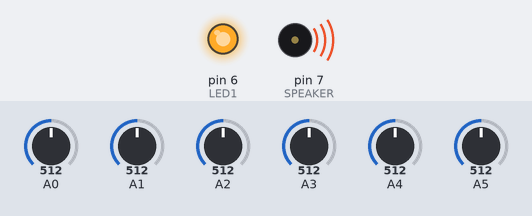
Bench run of a sketch on a simulated Arduino Uno, built with avr-gcc and run on an emulated ATmega328P. On the bench: output pins drawn as LEDs (lit = HIGH), buzzer (waves = sounding). Inputs (shaded band) come from the test bench; at power-on: A0 = 512, A1 = 512, A2 = 512, A3 = 512, A4 = 512, A5 = 512. What the sketch prints to the serial monitor is not drawn.

Above: at 0.1 s.
At 2.2 s:
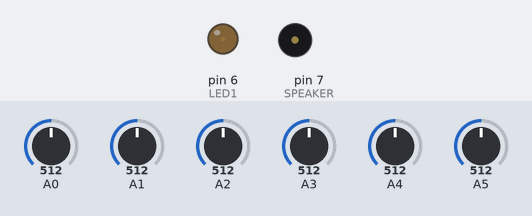
2.3 s: A0 set to 716
At 5.2 s:
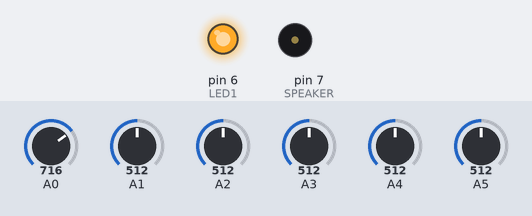
5.3 s: A1 set to 716
8.3 s: A2 set to 716
10.7 s: A3 set to 716
13.7 s: A4 set to 716
16.7 s: A5 set to 716
Timing chart, 0 to 20.7 s (numbered marks = the images above; inputs shaded):
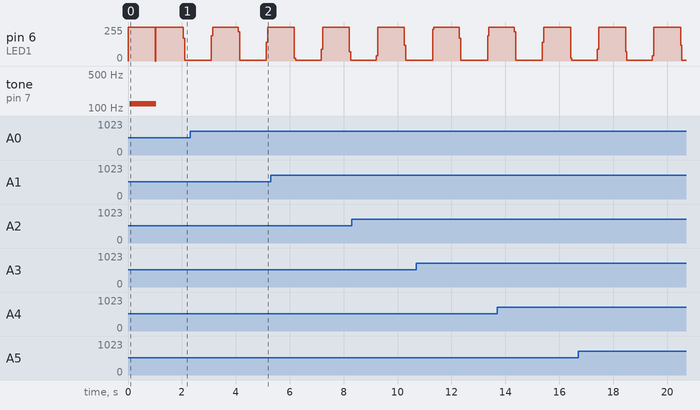

The sketch:

ShieldEkgEmg.ino
```cpp
/***************************************************************/
/* A Sketch for sending Olimex EKG/EMG data to olimex-ekg-emg: */
/* https://github.com/logston/olimex-ekg-emg                   */
/*                                                             */
/* UPDATER: Paul Logston                                       */
/* License: GNU General Public License (GPLv3)                 */
/* Date: 2015-10-11                                            */
/*                                                             */
/* This sketch was derived from Penko Todorov Bozhkov's        */
/* ShieldEkgEmgDemo.ino sketch. Details of that sketch follow. */
/***************************************************************/

/**********************************************************/
/* Demo program for:                                      */
/*    Board: SHIELD-EKG/EMG + Olimexino328                */
/*  Manufacture: OLIMEX                                   */
/*  COPYRIGHT (C) 2012                                    */
/*  Designed by:  Penko Todorov Bozhkov                   */
/*   Module Name:   Sketch                                */
/*   File   Name:   ShieldEkgEmgDemo.ino                  */
/*   Revision:  Rev.A                                     */
/*    -> Added is suppport for all Arduino boards.        */
/*       This code could be recompiled for all of them!   */
/*   Date: 19.12.2012                                     */
/*   Built with Arduino C/C++ Compiler, version: 1.0.3    */
/**********************************************************/

/***********************************************************
For proper communication, packets sent from Arduino
must be formatted as described below.
///////////////////////////////////////////////
////////// Packet Format Version 2 ////////////
///////////////////////////////////////////////
// 17-byte packets are transmitted from Olimexino328 at 256Hz,
// using 1 start bit, 8 data bits, 1 stop bit, no parity.

// Minimial Transmission Speed
// A sample is taken every 8ms (ie. 125 samples per second)
// 125 samples/s * sizeof(Olimexino328_packet) = 2,125 bytes per second
// 2125 bytes per second = 17,000 bits per second.
// 2.125 kBps (I think we can manage that :)
// 7,650 kB per hour ~ 7.5M MB per hour

struct Olimexino328_packet
{
  uint8_t	sync0;		// = 0xa5
  uint8_t	sync1;		// = 0x5a
  uint8_t	version;	// = 2 (packet version)
  uint8_t	count;		// packet counter. Increases by 1 each packet.
  uint16_t	data[6];	// 10-bit sample (= 0 - 1023) in big endian (Motorola) format.
  uint8_t	switches;	// State of PD5 to PD2, in bits 3 to 0.
};
*/
/**********************************************************/

#include <compat/deprecated.h>
//http://www.arduino.cc/playground/Main/FlexiTimer2
#include <FlexiTimer2.h>

//~~~~~~~~~~
// Constants
//~~~~~~~~~~

// -------- Define Pins
#define LED1 6
#define SPEAKER 7

// -------- Packet Constants
#define NUMCHANNELS 6
#define HEADERLEN 4
#define PACKETLEN (NUMCHANNELS * 2 + HEADERLEN + 1)

// -------- Transmission
#define SAMPFREQ 125                      // ADC sampling rate
#define TIMER2VAL (1000/(SAMPFREQ))       // Set 125Hz sampling frequency
#define TXSPEED 115200                    // 57600 or 115200.

// --------- Global Variables
volatile unsigned char TXBuf[PACKETLEN];  // The transmission packet
volatile unsigned char TXIndex;           // Next byte to write in the transmission packet.
volatile unsigned char CurrentCh;         // Current channel being sampled.
volatile unsigned char counter = 0;	  // Additional divider used to toggle LED
volatile unsigned int ADC_Value = 0;	  // ADC current value

//~~~~~~~~~~
// Functions
//~~~~~~~~~~

/****************************************************/
/*  Function name: Toggle_LED1                      */
/*  Parameters                                      */
/*    Input   :  No	                            */
/*    Output  :  No                                 */
/*    Action: Switches-over LED1.                   */
/****************************************************/
void Toggle_LED1(void){
 if (digitalRead(LED1) == HIGH) {
   digitalWrite(LED1, LOW);
 } else {
   digitalWrite(LED1, HIGH);
 }
}


/****************************************************/
/*  Function name: Timer2_Overflow_ISR              */
/*  Parameters                                      */
/*    Input   :  No	                            */
/*    Output  :  No                                 */
/*    Action: Determines ADC sampling frequency.    */
/****************************************************/
void Timer2_Overflow_ISR()
{
  //Read the 6 ADC inputs and store current values in Packet
  for (CurrentCh = 0; CurrentCh < 6; CurrentCh++) {
    ADC_Value = analogRead(CurrentCh);
    TXBuf[((2 * CurrentCh) + HEADERLEN)] = ((unsigned char)((ADC_Value & 0xFF00) >> 8)); // Write High Byte
    TXBuf[((2 * CurrentCh) + HEADERLEN + 1)] = ((unsigned char)(ADC_Value & 0x00FF));	// Write Low Byte
  }

  digitalWrite(LED1, HIGH);
  // Send packet over serial
  for (TXIndex = 0 ; TXIndex < 17 ; TXIndex++) {
    Serial.write(TXBuf[TXIndex]);
  }
  digitalWrite(LED1, LOW);

  // Increment the packet counter
  TXBuf[3]++;

  counter++;
  if (counter / 128 == 0) {
    Toggle_LED1();
  }
}


/****************************************************/
/*  Function name: reset_TXBuf                      */
/*  Parameters                                      */
/*    Input   :  No	                            */
/*    Output  :  No                                 */
/*    Action: Resets values in sample buffer.       */
/****************************************************/
void reset_TXBuf() {
 // Write packet header and footer
  TXBuf[0] = 0xa5;    // Sync 0
  TXBuf[1] = 0x5a;    // Sync 1
  TXBuf[2] = 2;       // Protocol version
  TXBuf[3] = 0;       // Packet counter
  TXBuf[4] = 0x02;    // CH1 High Byte
  TXBuf[5] = 0x00;    // CH1 Low Byte
  TXBuf[6] = 0x02;    // CH2 High Byte
  TXBuf[7] = 0x00;    // CH2 Low Byte
  TXBuf[8] = 0x02;    // CH3 High Byte
  TXBuf[9] = 0x00;    // CH3 Low Byte
  TXBuf[10] = 0x02;   // CH4 High Byte
  TXBuf[11] = 0x00;   // CH4 Low Byte
  TXBuf[12] = 0x02;   // CH5 High Byte
  TXBuf[13] = 0x00;   // CH5 Low Byte
  TXBuf[14] = 0x02;   // CH6 High Byte
  TXBuf[15] = 0x00;   // CH6 Low Byte
  TXBuf[2 * NUMCHANNELS + HEADERLEN] =  0x01;	// Switches state
}


/****************************************************/
/*  Function name: write_reset_signal               */
/*  Parameters                                      */
/*    Input   :  No	                            */
/*    Output  :  No                                 */
/*    Action: Writes a reset signal to logger       */
/****************************************************/
void write_reset_signal() {

  reset_TXBuf();
  // Use switches byte to signal a reset.
  TXBuf[2 * NUMCHANNELS + HEADERLEN] =  0x02;

  digitalWrite(LED1, HIGH);

  // write 1 seconds worth of packets as a reset signal.
  for (int i = 0; i < 1 * SAMPFREQ; i++) {
    digitalWrite(SPEAKER, HIGH);
    delay(TIMER2VAL / 2);
    for (TXIndex = 0 ; TXIndex < 17 ; TXIndex++) {
      Serial.write(TXBuf[TXIndex]);
    }
    digitalWrite(SPEAKER, LOW);
    delay(TIMER2VAL / 2);
  }

  digitalWrite(LED1, LOW);
}


/****************************************************/
/*  Function name: setup                            */
/*  Parameters                                      */
/*    Input   :  No	                            */
/*    Output  :  No                                 */
/*    Action: Initializes all peripherals           */
/****************************************************/
void setup() {
  // Setup LED1
  pinMode(LED1, OUTPUT);  // Setup LED1 direction
  digitalWrite(LED1, LOW); // Setup LED1 state

  // Setup Speaker
  pinMode(SPEAKER, OUTPUT);
  digitalWrite(SPEAKER, LOW);

  // Start serial port
  Serial.begin(TXSPEED);
  while (!Serial) {
    ; // wait for serial port to connect. Needed for Leonardo only
  }

  // write a series of bytes that will act signal, to software
  // consuming these bytes, that the arduino has been restarted.
  write_reset_signal();

  noInterrupts();  // Disable all interrupts before initialization

  reset_TXBuf();
  // Timer2
  // Timer2 is used to setup the analag channels sampling frequency and packet update.
  // Whenever interrupt occures, the current read packet is sent to the PC
  // In addition the CAL_SIG is generated as well, so Timer1 is not required in this case!
  FlexiTimer2::set(TIMER2VAL, Timer2_Overflow_ISR);
  FlexiTimer2::start();

  // MCU sleep mode = idle.
  //outb(MCUCR,(inp(MCUCR) | (1<<SE)) & (~(1<<SM0) | ~(1<<SM1) | ~(1<<SM2)));

  interrupts();  // Enable all interrupts after initialization has been completed
}


/****************************************************/
/*  Function name: loop                             */
/*  Parameters                                      */
/*    Input   :  No	                            */
/*    Output  :  No                                 */
/*    Action: Puts MCU into sleep mode.             */
/****************************************************/
void loop() {
  __asm__ __volatile__ ("sleep");
}
```

Measured:
- by itself, pin 6 (LED1): alternates 255/255 for 1.0 s and 4/255 for 1.0 s
